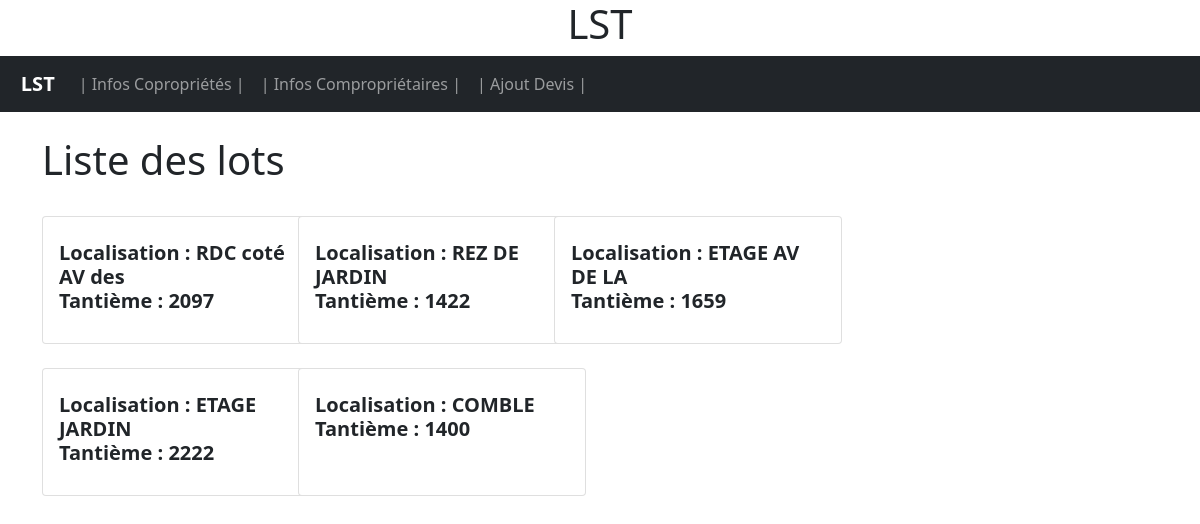
Screenshot of /lotsCopropriete.php?idCopropriete=1 with the database file from the repository.
### tables this page shows
CREATE TABLE IF NOT EXISTS `lot` (
  `idLot` int NOT NULL AUTO_INCREMENT,
  `localisation` varchar(50) DEFAULT NULL,
  `tantieme` smallint NOT NULL,
  `idCopropriete` int NOT NULL,
  `idCoproprietaire` int NOT NULL,
  PRIMARY KEY (`idLot`),
  KEY `idCopropriete` (`idCopropriete`),
  KEY `idCoproprietaire` (`idCoproprietaire`)
);

### includeLst/lst.php (called while the page is built, shortened)
<?php
function getLesLotsCopropriete($bdd, $idCopropriete)
{
    $req = "SELECT idLot, localisation, tantieme FROM lot WHERE idCopropriete=".$idCopropriete;
    $res = $bdd->query($req);
    $LesLots = $res->fetchAll();
    return $LesLots;
};

### lotsCopropriete.php (the view, shortened to what this page needs)
<!DOCTYPE html>
<html lang="fr">
<head>
  <?php
  include('includeLst/headLst.php');
  ?>
</head>
<body>
  <?php
  include('includeLst/headerLst.php');
  include('includeLst/navLst.php');
  $idCopropriete=$_GET['idCopropriete'];
  $lesLots=getLesLotsCopropriete($bdd,$idCopropriete);
  ?>
  <div class="jumbotron">
    <div class="container">
      <section class="col-sm-8">
        <br>
        <h1>Liste des lots</h1>
        <br>
        <div class="row">
          <?php
          foreach ($lesLots as $unLot) {
            $localisation=$unLot['localisation'];
            $tantieme=$unLot['tantieme'];
          ?>
                    <article class="col-md-4">
              <div class="card" style="width: 18rem; height: 8rem">
                <div class="card-body">
                    <h5 class="card-text"><h5>
                    <p class="card-text"><?php echo "<b> Localisation : ".$localisation."<br> Tantième : ".$tantieme ."</b>"?></p>
                </div>
              </div>
              <br>
            </article>
          <?php } ?>
          </div>
        </div>
    </div>
</body>
</html>

### rows the page displays
lot: localisation "RDC coté AV des", tantieme "2097"
lot: localisation "REZ DE JARDIN", tantieme "1422"
lot: localisation "ETAGE AV DE LA", tantieme "1659"
lot: localisation "ETAGE JARDIN", tantieme "2222"
lot: localisation "COMBLE", tantieme "1400"
